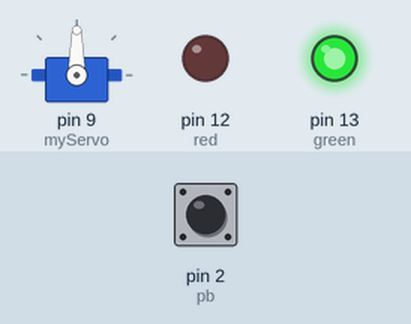
The sketch below on a simulated Arduino Uno, built with avr-gcc and run on an emulated ATmega328P. On the bench: servo, output pins drawn as LEDs (lit = HIGH). The test bench sets the inputs (shaded band); at power-on: pin 2 (pb) HIGH.

Above: at 1.2 s.
1.3 s: pin 2 (pb) pulled LOW for 0.15 s
At 1.37 s:
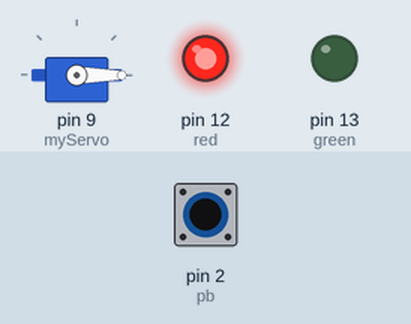
2.9 s: pin 2 (pb) pulled LOW for 3.2 s
At 7.5 s:
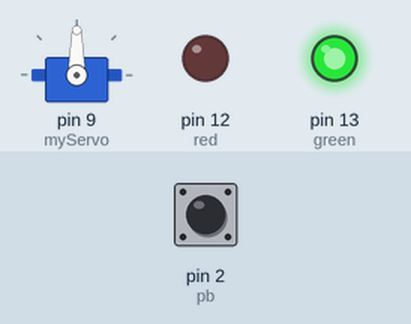
Timing chart, 0 to 9.0 s (numbered marks = the images above; inputs shaded):
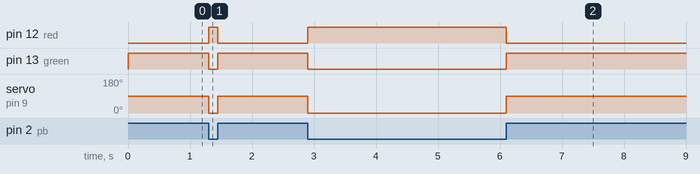

Measured:
- after the input at 1.3 s, pin 12 (red): LOW → HIGH at once, → LOW 0.15 s later; pin 13 (green): HIGH → LOW at once, → HIGH 0.15 s later; servo on pin 9 (myServo): 90° → 0° at once, → 90° 0.15 s later
- after the input at 2.9 s, pin 12 (red): LOW → HIGH at once, → LOW 3.2 s later; pin 13 (green): HIGH → LOW at once, → HIGH 3.2 s later; servo on pin 9 (myServo): 90° → 0° at once, → 90° 3.2 s later

The sketch:

terrific_curcan1.ino
```cpp
#include<Servo.h>

Servo myServo;
int pb=2;
int red=12;
int green=13;

void setup()
{
  pinMode(red, OUTPUT);
  pinMode(green, OUTPUT);
  pinMode(pb, INPUT_PULLUP);
  myServo.attach(9);

}

void loop()
{

  int b_status=digitalRead(pb);


  if(b_status==HIGH)
  {
    digitalWrite(red, LOW);
    digitalWrite(green, HIGH);
    myServo.write(90);
  }
  else
  {
    digitalWrite(red, HIGH);
    digitalWrite(green, LOW);
    myServo.write(0);
  }
}
```
